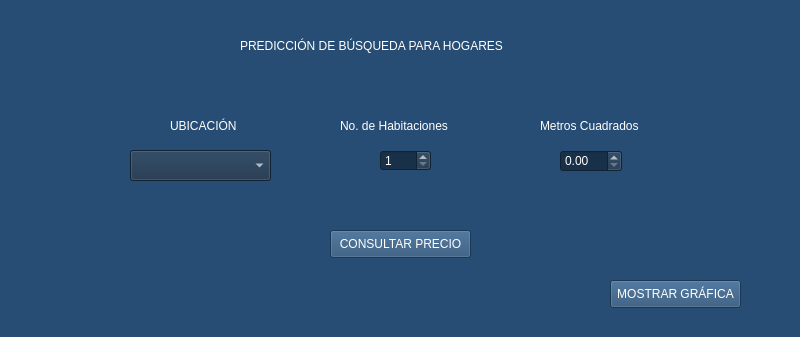
<?xml version="1.0" encoding="UTF-8"?>
<ui version="4.0">
 <class>MainWindow</class>
 <widget class="QMainWindow" name="MainWindow">
  <property name="geometry">
   <rect>
    <x>0</x>
    <y>0</y>
    <width>800</width>
    <height>337</height>
   </rect>
  </property>
  <property name="windowTitle">
   <string>MainWindow</string>
  </property>
  <property name="styleSheet">
   <string notr="true">background-color: rgb(39, 77, 116);</string>
  </property>
  <widget class="QWidget" name="centralwidget">
   <widget class="QLabel" name="label">
    <property name="geometry">
     <rect>
      <x>240</x>
      <y>30</y>
      <width>351</width>
      <height>31</height>
     </rect>
    </property>
    <property name="styleSheet">
     <string notr="true">color: rgb(255, 255, 255);
font: 75 8pt &quot;Sitka Subheading&quot;;
font: 75 10pt &quot;MS Shell Dlg 2&quot;;</string>
    </property>
    <property name="text">
     <string>PREDICCIÓN DE BÚSQUEDA PARA HOGARES</string>
    </property>
   </widget>
   <widget class="QComboBox" name="comboBox_listaUbicaciones">
    <property name="geometry">
     <rect>
      <x>130</x>
      <y>150</y>
      <width>141</width>
      <height>31</height>
     </rect>
    </property>
    <property name="styleSheet">
     <string notr="true">color: rgb(255, 255, 255);
background-color: rgb(24, 48, 72);</string>
    </property>
   </widget>
   <widget class="QLabel" name="label_2">
    <property name="geometry">
     <rect>
      <x>170</x>
      <y>110</y>
      <width>71</width>
      <height>31</height>
     </rect>
    </property>
    <property name="styleSheet">
     <string notr="true">color: rgb(255, 255, 255);
font: 75 8pt &quot;MS Shell Dlg 2&quot;;</string>
    </property>
    <property name="text">
     <string>UBICACIÓN</string>
    </property>
   </widget>
   <widget class="QLabel" name="label_3">
    <property name="geometry">
     <rect>
      <x>340</x>
      <y>110</y>
      <width>121</width>
      <height>31</height>
     </rect>
    </property>
    <property name="styleSheet">
     <string notr="true">color: rgb(255, 255, 255);
font: 75 8pt &quot;MS Shell Dlg 2&quot;;</string>
    </property>
    <property name="text">
     <string>No. de Habitaciones</string>
    </property>
   </widget>
   <widget class="QSpinBox" name="spinBox_numHabitaciones">
    <property name="geometry">
     <rect>
      <x>380</x>
      <y>150</y>
      <width>51</width>
      <height>21</height>
     </rect>
    </property>
    <property name="styleSheet">
     <string notr="true">color: rgb(255, 255, 255);
background-color: rgb(24, 48, 72);</string>
    </property>
    <property name="minimum">
     <number>1</number>
    </property>
   </widget>
   <widget class="QLabel" name="label_4">
    <property name="geometry">
     <rect>
      <x>540</x>
      <y>110</y>
      <width>121</width>
      <height>31</height>
     </rect>
    </property>
    <property name="styleSheet">
     <string notr="true">color: rgb(255, 255, 255);
font: 75 8pt &quot;MS Shell Dlg 2&quot;;</string>
    </property>
    <property name="text">
     <string>Metros Cuadrados</string>
    </property>
   </widget>
   <widget class="QDoubleSpinBox" name="doubleSpinBox_metrosCuadrados">
    <property name="geometry">
     <rect>
      <x>560</x>
      <y>150</y>
      <width>62</width>
      <height>22</height>
     </rect>
    </property>
    <property name="styleSheet">
     <string notr="true">color: rgb(255, 255, 255);
background-color: rgb(24, 48, 72);</string>
    </property>
    <property name="singleStep">
     <double>10.000000000000000</double>
    </property>
   </widget>
   <widget class="QPushButton" name="pushButton_consultarPrecio">
    <property name="geometry">
     <rect>
      <x>330</x>
      <y>230</y>
      <width>141</width>
      <height>28</height>
     </rect>
    </property>
    <property name="styleSheet">
     <string notr="true">color: rgb(255, 255, 255);</string>
    </property>
    <property name="text">
     <string>CONSULTAR PRECIO</string>
    </property>
   </widget>
   <widget class="QLabel" name="label_precio">
    <property name="geometry">
     <rect>
      <x>330</x>
      <y>290</y>
      <width>141</width>
      <height>21</height>
     </rect>
    </property>
    <property name="styleSheet">
     <string notr="true">color: rgb(255, 255, 255);
font: 75 10pt &quot;Nirmala UI&quot;;</string>
    </property>
    <property name="text">
     <string/>
    </property>
    <property name="alignment">
     <set>Qt::AlignCenter</set>
    </property>
   </widget>
   <widget class="QPushButton" name="pushButton_mostrarGrafica">
    <property name="geometry">
     <rect>
      <x>610</x>
      <y>280</y>
      <width>131</width>
      <height>28</height>
     </rect>
    </property>
    <property name="styleSheet">
     <string notr="true">color: rgb(255, 255, 255);</string>
    </property>
    <property name="text">
     <string>MOSTRAR GRÁFICA</string>
    </property>
   </widget>
  </widget>
 </widget>
 <resources/>
 <connections/>
</ui>
